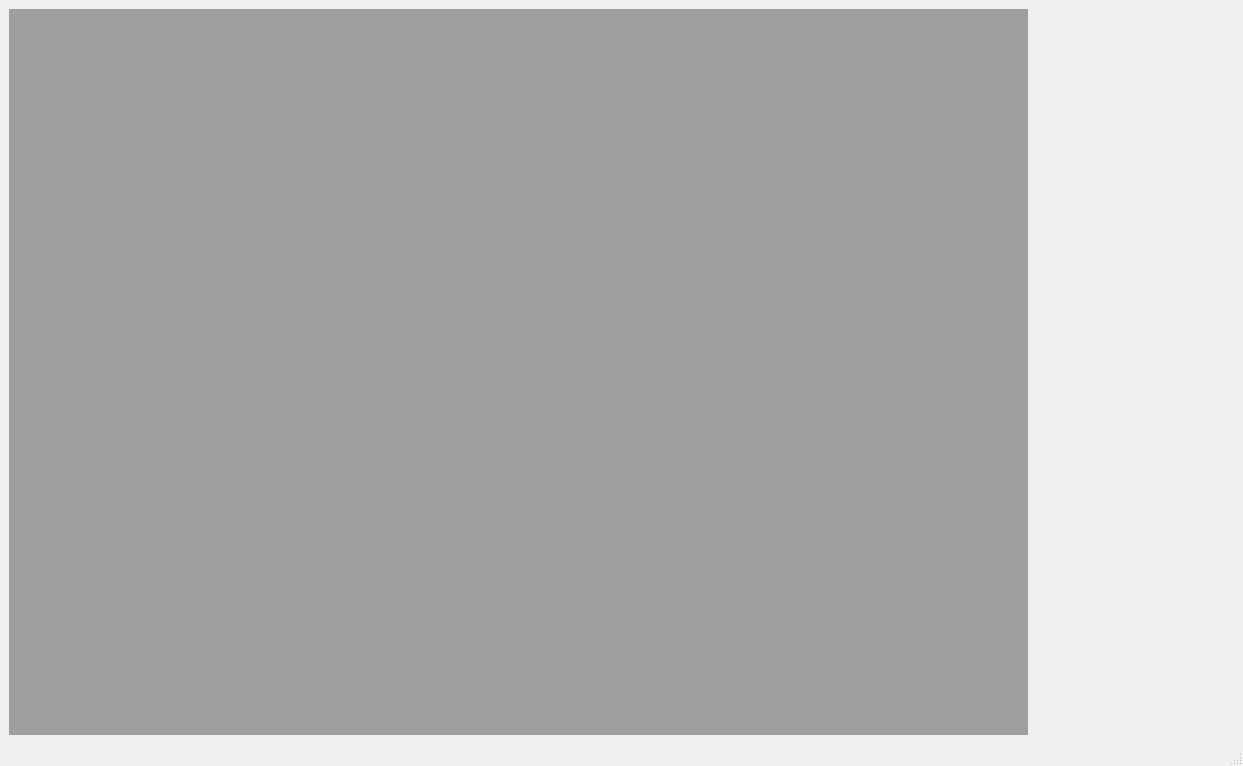
<?xml version="1.0" encoding="UTF-8"?>
<ui version="4.0">
 <class>MainWindow</class>
 <widget class="QMainWindow" name="MainWindow">
  <property name="geometry">
   <rect>
    <x>0</x>
    <y>0</y>
    <width>1243</width>
    <height>766</height>
   </rect>
  </property>
  <property name="windowTitle">
   <string>MainWindow</string>
  </property>
  <widget class="QWidget" name="centralwidget">
   <layout class="QVBoxLayout" name="verticalLayout_2">
    <item>
     <layout class="QHBoxLayout" name="horizontalLayout_2" stretch="1,0">
      <item>
       <widget class="QMdiArea" name="uiEditArea"/>
      </item>
      <item>
       <widget class="AssistantPanel" name="assistantPanel" native="true">
        <property name="sizePolicy">
         <sizepolicy hsizetype="Expanding" vsizetype="Expanding">
          <horstretch>0</horstretch>
          <verstretch>0</verstretch>
         </sizepolicy>
        </property>
        <property name="minimumSize">
         <size>
          <width>200</width>
          <height>0</height>
         </size>
        </property>
       </widget>
      </item>
     </layout>
    </item>
   </layout>
  </widget>
  <widget class="QMenuBar" name="menubar">
   <property name="geometry">
    <rect>
     <x>0</x>
     <y>0</y>
     <width>1243</width>
     <height>21</height>
    </rect>
   </property>
  </widget>
  <widget class="QStatusBar" name="statusbar"/>
 </widget>
 <customwidgets>
  <customwidget>
   <class>AssistantPanel</class>
   <extends>QWidget</extends>
   <header>widgets.assistantpanel</header>
   <container>1</container>
  </customwidget>
 </customwidgets>
 <resources/>
 <connections/>
</ui>
